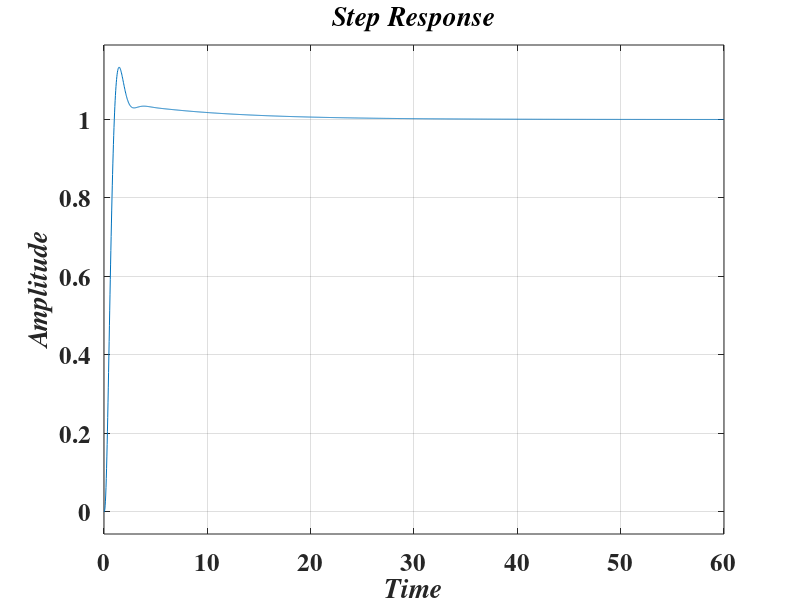

This figure's MATLAB source:
K=100;
%
numg=[1];
deng=[1 15 50 0];
sysg=tf(numg,deng);
numgc=K*[1 0.1];
dengc=[1 0.01];
sysgc=tf(numgc,dengc);
%
syso=series(sysgc,sysg);
sys=feedback(syso,[1])
%
step(sys)
grid on
X=xlabel('Time')
Y=ylabel('Amplitude')
T=title('Step Response')

set([X,Y,T],'FontName','times','FontSize',18,'FontAngle','Italic','FontWeight','bold')
set(findall(gcf,'type','axes'),'fontsize',18,'Fontname','Times','fontWeight','bold');